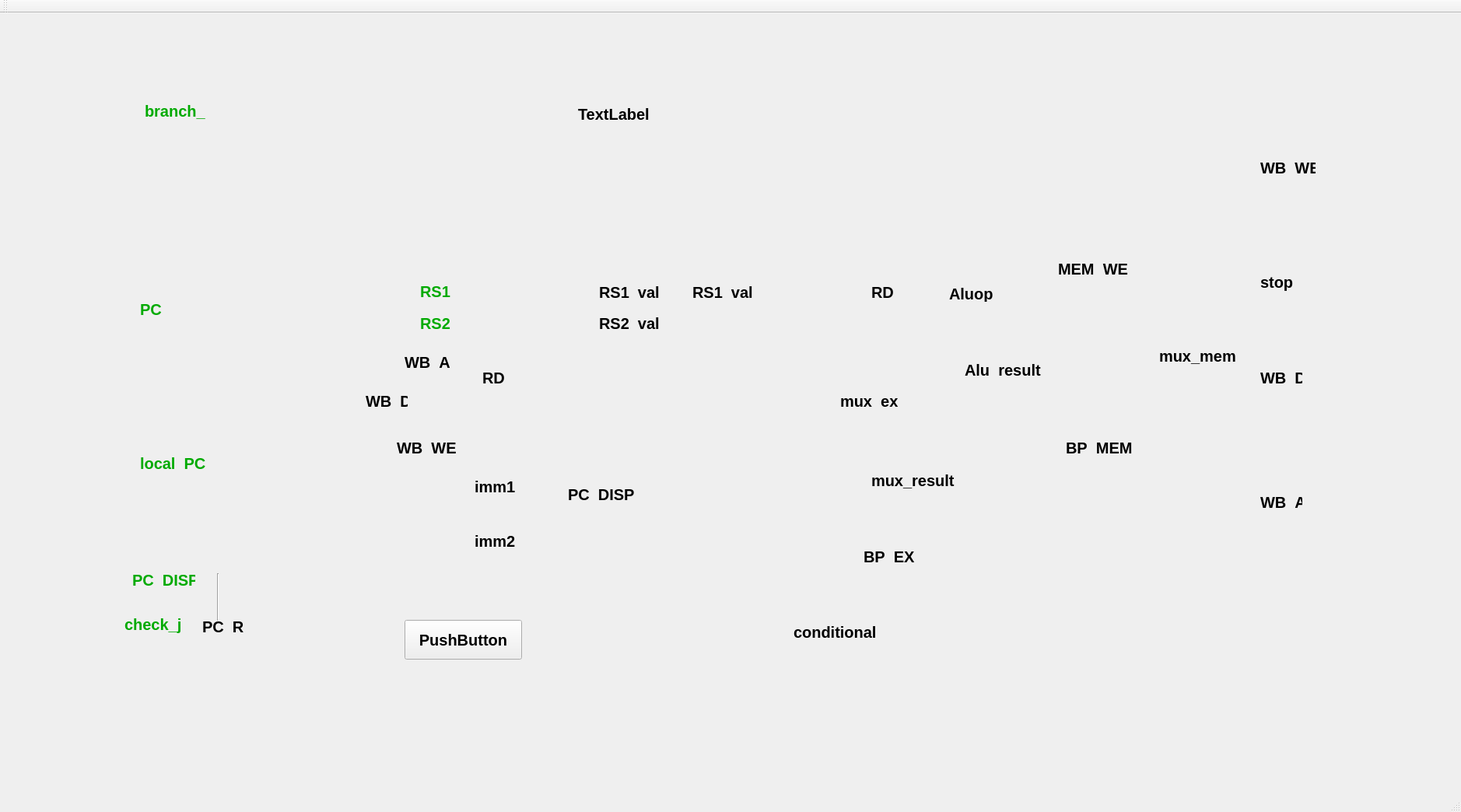
<?xml version="1.0" encoding="UTF-8"?>
<ui version="4.0">
 <class>MainWindow</class>
 <widget class="QMainWindow" name="MainWindow">
  <property name="geometry">
   <rect>
    <x>0</x>
    <y>0</y>
    <width>1878</width>
    <height>1044</height>
   </rect>
  </property>
  <property name="windowTitle">
   <string>MainWindow</string>
  </property>
  <widget class="QWidget" name="centralWidget">
   <widget class="QLabel" name="picture">
    <property name="geometry">
     <rect>
      <x>-20</x>
      <y>0</y>
      <width>1861</width>
      <height>991</height>
     </rect>
    </property>
    <property name="text">
     <string/>
    </property>
    <property name="pixmap">
     <pixmap>Visio-RISC_V_pipeline_2018-2019_page-0001.jpg</pixmap>
    </property>
    <property name="scaledContents">
     <bool>true</bool>
    </property>
    <property name="wordWrap">
     <bool>false</bool>
    </property>
   </widget>
   <widget class="QLabel" name="PC_">
    <property name="geometry">
     <rect>
      <x>180</x>
      <y>370</y>
      <width>81</width>
      <height>21</height>
     </rect>
    </property>
    <property name="palette">
     <palette>
      <active>
       <colorrole role="WindowText">
        <brush brushstyle="SolidPattern">
         <color alpha="255">
          <red>0</red>
          <green>170</green>
          <blue>0</blue>
         </color>
        </brush>
       </colorrole>
       <colorrole role="Highlight">
        <brush brushstyle="SolidPattern">
         <color alpha="255">
          <red>184</red>
          <green>32</green>
          <blue>21</blue>
         </color>
        </brush>
       </colorrole>
      </active>
      <inactive>
       <colorrole role="WindowText">
        <brush brushstyle="SolidPattern">
         <color alpha="255">
          <red>0</red>
          <green>170</green>
          <blue>0</blue>
         </color>
        </brush>
       </colorrole>
       <colorrole role="Highlight">
        <brush brushstyle="SolidPattern">
         <color alpha="255">
          <red>184</red>
          <green>32</green>
          <blue>21</blue>
         </color>
        </brush>
       </colorrole>
      </inactive>
      <disabled>
       <colorrole role="WindowText">
        <brush brushstyle="SolidPattern">
         <color alpha="255">
          <red>157</red>
          <green>157</green>
          <blue>157</blue>
         </color>
        </brush>
       </colorrole>
       <colorrole role="Highlight">
        <brush brushstyle="SolidPattern">
         <color alpha="255">
          <red>184</red>
          <green>184</green>
          <blue>184</blue>
         </color>
        </brush>
       </colorrole>
      </disabled>
     </palette>
    </property>
    <property name="font">
     <font>
      <pointsize>15</pointsize>
      <weight>75</weight>
      <bold>true</bold>
     </font>
    </property>
    <property name="text">
     <string>PC</string>
    </property>
   </widget>
   <widget class="QLabel" name="local_PC_">
    <property name="geometry">
     <rect>
      <x>180</x>
      <y>570</y>
      <width>91</width>
      <height>17</height>
     </rect>
    </property>
    <property name="palette">
     <palette>
      <active>
       <colorrole role="WindowText">
        <brush brushstyle="SolidPattern">
         <color alpha="255">
          <red>0</red>
          <green>170</green>
          <blue>0</blue>
         </color>
        </brush>
       </colorrole>
      </active>
      <inactive>
       <colorrole role="WindowText">
        <brush brushstyle="SolidPattern">
         <color alpha="255">
          <red>0</red>
          <green>170</green>
          <blue>0</blue>
         </color>
        </brush>
       </colorrole>
      </inactive>
      <disabled>
       <colorrole role="WindowText">
        <brush brushstyle="SolidPattern">
         <color alpha="255">
          <red>157</red>
          <green>157</green>
          <blue>157</blue>
         </color>
        </brush>
       </colorrole>
      </disabled>
     </palette>
    </property>
    <property name="font">
     <font>
      <pointsize>15</pointsize>
      <weight>75</weight>
      <bold>true</bold>
     </font>
    </property>
    <property name="text">
     <string>local_PC</string>
    </property>
   </widget>
   <widget class="QLabel" name="PC_DISP_">
    <property name="geometry">
     <rect>
      <x>170</x>
      <y>720</y>
      <width>81</width>
      <height>17</height>
     </rect>
    </property>
    <property name="palette">
     <palette>
      <active>
       <colorrole role="WindowText">
        <brush brushstyle="SolidPattern">
         <color alpha="255">
          <red>0</red>
          <green>170</green>
          <blue>0</blue>
         </color>
        </brush>
       </colorrole>
      </active>
      <inactive>
       <colorrole role="WindowText">
        <brush brushstyle="SolidPattern">
         <color alpha="255">
          <red>0</red>
          <green>170</green>
          <blue>0</blue>
         </color>
        </brush>
       </colorrole>
      </inactive>
      <disabled>
       <colorrole role="WindowText">
        <brush brushstyle="SolidPattern">
         <color alpha="255">
          <red>157</red>
          <green>157</green>
          <blue>157</blue>
         </color>
        </brush>
       </colorrole>
      </disabled>
     </palette>
    </property>
    <property name="font">
     <font>
      <pointsize>15</pointsize>
      <weight>75</weight>
      <bold>true</bold>
     </font>
    </property>
    <property name="text">
     <string>PC_DISP</string>
    </property>
   </widget>
   <widget class="QLabel" name="check_J_">
    <property name="geometry">
     <rect>
      <x>160</x>
      <y>760</y>
      <width>101</width>
      <height>51</height>
     </rect>
    </property>
    <property name="palette">
     <palette>
      <active>
       <colorrole role="WindowText">
        <brush brushstyle="SolidPattern">
         <color alpha="255">
          <red>0</red>
          <green>170</green>
          <blue>0</blue>
         </color>
        </brush>
       </colorrole>
      </active>
      <inactive>
       <colorrole role="WindowText">
        <brush brushstyle="SolidPattern">
         <color alpha="255">
          <red>0</red>
          <green>170</green>
          <blue>0</blue>
         </color>
        </brush>
       </colorrole>
      </inactive>
      <disabled>
       <colorrole role="WindowText">
        <brush brushstyle="SolidPattern">
         <color alpha="255">
          <red>157</red>
          <green>157</green>
          <blue>157</blue>
         </color>
        </brush>
       </colorrole>
      </disabled>
     </palette>
    </property>
    <property name="font">
     <font>
      <pointsize>15</pointsize>
      <weight>75</weight>
      <bold>true</bold>
     </font>
    </property>
    <property name="text">
     <string>check_j</string>
    </property>
   </widget>
   <widget class="QLabel" name="branch_">
    <property name="geometry">
     <rect>
      <x>186</x>
      <y>110</y>
      <width>81</width>
      <height>31</height>
     </rect>
    </property>
    <property name="palette">
     <palette>
      <active>
       <colorrole role="WindowText">
        <brush brushstyle="SolidPattern">
         <color alpha="255">
          <red>0</red>
          <green>170</green>
          <blue>0</blue>
         </color>
        </brush>
       </colorrole>
      </active>
      <inactive>
       <colorrole role="WindowText">
        <brush brushstyle="SolidPattern">
         <color alpha="255">
          <red>0</red>
          <green>170</green>
          <blue>0</blue>
         </color>
        </brush>
       </colorrole>
      </inactive>
      <disabled>
       <colorrole role="WindowText">
        <brush brushstyle="SolidPattern">
         <color alpha="255">
          <red>157</red>
          <green>157</green>
          <blue>157</blue>
         </color>
        </brush>
       </colorrole>
      </disabled>
     </palette>
    </property>
    <property name="font">
     <font>
      <pointsize>15</pointsize>
      <weight>75</weight>
      <bold>true</bold>
     </font>
    </property>
    <property name="text">
     <string>branch_</string>
    </property>
   </widget>
   <widget class="QLabel" name="PC_R_">
    <property name="geometry">
     <rect>
      <x>260</x>
      <y>780</y>
      <width>67</width>
      <height>17</height>
     </rect>
    </property>
    <property name="font">
     <font>
      <pointsize>15</pointsize>
      <weight>75</weight>
      <bold>true</bold>
     </font>
    </property>
    <property name="text">
     <string>PC_R</string>
    </property>
   </widget>
   <widget class="QPushButton" name="my_button">
    <property name="geometry">
     <rect>
      <x>520</x>
      <y>780</y>
      <width>151</width>
      <height>51</height>
     </rect>
    </property>
    <property name="font">
     <font>
      <pointsize>15</pointsize>
      <weight>75</weight>
      <bold>true</bold>
     </font>
    </property>
    <property name="text">
     <string>PushButton</string>
    </property>
   </widget>
   <widget class="QLabel" name="RS1">
    <property name="geometry">
     <rect>
      <x>540</x>
      <y>350</y>
      <width>51</width>
      <height>16</height>
     </rect>
    </property>
    <property name="palette">
     <palette>
      <active>
       <colorrole role="WindowText">
        <brush brushstyle="SolidPattern">
         <color alpha="255">
          <red>0</red>
          <green>170</green>
          <blue>0</blue>
         </color>
        </brush>
       </colorrole>
      </active>
      <inactive>
       <colorrole role="WindowText">
        <brush brushstyle="SolidPattern">
         <color alpha="255">
          <red>0</red>
          <green>170</green>
          <blue>0</blue>
         </color>
        </brush>
       </colorrole>
      </inactive>
      <disabled>
       <colorrole role="WindowText">
        <brush brushstyle="SolidPattern">
         <color alpha="255">
          <red>157</red>
          <green>157</green>
          <blue>157</blue>
         </color>
        </brush>
       </colorrole>
      </disabled>
     </palette>
    </property>
    <property name="font">
     <font>
      <pointsize>15</pointsize>
      <weight>75</weight>
      <bold>true</bold>
     </font>
    </property>
    <property name="text">
     <string>RS1</string>
    </property>
   </widget>
   <widget class="QLabel" name="RS2">
    <property name="geometry">
     <rect>
      <x>540</x>
      <y>390</y>
      <width>54</width>
      <height>17</height>
     </rect>
    </property>
    <property name="palette">
     <palette>
      <active>
       <colorrole role="WindowText">
        <brush brushstyle="SolidPattern">
         <color alpha="255">
          <red>0</red>
          <green>170</green>
          <blue>0</blue>
         </color>
        </brush>
       </colorrole>
      </active>
      <inactive>
       <colorrole role="WindowText">
        <brush brushstyle="SolidPattern">
         <color alpha="255">
          <red>0</red>
          <green>170</green>
          <blue>0</blue>
         </color>
        </brush>
       </colorrole>
      </inactive>
      <disabled>
       <colorrole role="WindowText">
        <brush brushstyle="SolidPattern">
         <color alpha="255">
          <red>157</red>
          <green>157</green>
          <blue>157</blue>
         </color>
        </brush>
       </colorrole>
      </disabled>
     </palette>
    </property>
    <property name="font">
     <font>
      <pointsize>15</pointsize>
      <weight>75</weight>
      <bold>true</bold>
     </font>
    </property>
    <property name="text">
     <string>RS2</string>
    </property>
   </widget>
   <widget class="QLabel" name="WB_A_fetch">
    <property name="geometry">
     <rect>
      <x>520</x>
      <y>440</y>
      <width>71</width>
      <height>17</height>
     </rect>
    </property>
    <property name="font">
     <font>
      <pointsize>15</pointsize>
      <weight>75</weight>
      <bold>true</bold>
     </font>
    </property>
    <property name="text">
     <string>WB_A</string>
    </property>
   </widget>
   <widget class="QLabel" name="WB_D_fetch">
    <property name="geometry">
     <rect>
      <x>470</x>
      <y>490</y>
      <width>54</width>
      <height>17</height>
     </rect>
    </property>
    <property name="font">
     <font>
      <pointsize>15</pointsize>
      <weight>75</weight>
      <bold>true</bold>
     </font>
    </property>
    <property name="text">
     <string>WB_D</string>
    </property>
   </widget>
   <widget class="QLabel" name="WB_WE_fetch">
    <property name="geometry">
     <rect>
      <x>510</x>
      <y>550</y>
      <width>81</width>
      <height>17</height>
     </rect>
    </property>
    <property name="font">
     <font>
      <pointsize>15</pointsize>
      <weight>75</weight>
      <bold>true</bold>
     </font>
    </property>
    <property name="text">
     <string>WB_WE</string>
    </property>
   </widget>
   <widget class="QLabel" name="RS1_val">
    <property name="geometry">
     <rect>
      <x>770</x>
      <y>350</y>
      <width>91</width>
      <height>17</height>
     </rect>
    </property>
    <property name="font">
     <font>
      <pointsize>15</pointsize>
      <weight>75</weight>
      <bold>true</bold>
     </font>
    </property>
    <property name="text">
     <string>RS1_val</string>
    </property>
   </widget>
   <widget class="QLabel" name="RS2_val">
    <property name="geometry">
     <rect>
      <x>770</x>
      <y>390</y>
      <width>81</width>
      <height>17</height>
     </rect>
    </property>
    <property name="font">
     <font>
      <pointsize>15</pointsize>
      <weight>75</weight>
      <bold>true</bold>
     </font>
    </property>
    <property name="text">
     <string>RS2_val</string>
    </property>
   </widget>
   <widget class="QLabel" name="imm1">
    <property name="geometry">
     <rect>
      <x>610</x>
      <y>600</y>
      <width>61</width>
      <height>17</height>
     </rect>
    </property>
    <property name="font">
     <font>
      <pointsize>15</pointsize>
      <weight>75</weight>
      <bold>true</bold>
     </font>
    </property>
    <property name="text">
     <string>imm1</string>
    </property>
   </widget>
   <widget class="QLabel" name="rd">
    <property name="geometry">
     <rect>
      <x>620</x>
      <y>460</y>
      <width>54</width>
      <height>17</height>
     </rect>
    </property>
    <property name="font">
     <font>
      <pointsize>15</pointsize>
      <weight>75</weight>
      <bold>true</bold>
     </font>
    </property>
    <property name="text">
     <string>RD</string>
    </property>
   </widget>
   <widget class="QLabel" name="imm2">
    <property name="geometry">
     <rect>
      <x>610</x>
      <y>670</y>
      <width>61</width>
      <height>17</height>
     </rect>
    </property>
    <property name="font">
     <font>
      <pointsize>15</pointsize>
      <weight>75</weight>
      <bold>true</bold>
     </font>
    </property>
    <property name="text">
     <string>imm2</string>
    </property>
   </widget>
   <widget class="QLabel" name="AluOp">
    <property name="geometry">
     <rect>
      <x>1220</x>
      <y>350</y>
      <width>61</width>
      <height>21</height>
     </rect>
    </property>
    <property name="font">
     <font>
      <pointsize>15</pointsize>
      <weight>75</weight>
      <bold>true</bold>
     </font>
    </property>
    <property name="text">
     <string>Aluop</string>
    </property>
   </widget>
   <widget class="QLabel" name="mux_ex">
    <property name="geometry">
     <rect>
      <x>1080</x>
      <y>490</y>
      <width>91</width>
      <height>17</height>
     </rect>
    </property>
    <property name="font">
     <font>
      <pointsize>15</pointsize>
      <weight>75</weight>
      <bold>true</bold>
     </font>
    </property>
    <property name="text">
     <string>mux_ex</string>
    </property>
   </widget>
   <widget class="QLabel" name="RS1_val_execute">
    <property name="geometry">
     <rect>
      <x>890</x>
      <y>350</y>
      <width>91</width>
      <height>17</height>
     </rect>
    </property>
    <property name="font">
     <font>
      <pointsize>15</pointsize>
      <weight>75</weight>
      <bold>true</bold>
     </font>
    </property>
    <property name="text">
     <string>RS1_val</string>
    </property>
   </widget>
   <widget class="QLabel" name="ALU_resultl">
    <property name="geometry">
     <rect>
      <x>1240</x>
      <y>450</y>
      <width>111</width>
      <height>17</height>
     </rect>
    </property>
    <property name="font">
     <font>
      <pointsize>15</pointsize>
      <weight>75</weight>
      <bold>true</bold>
     </font>
    </property>
    <property name="text">
     <string>Alu_result</string>
    </property>
   </widget>
   <widget class="QLabel" name="conditionall">
    <property name="geometry">
     <rect>
      <x>1020</x>
      <y>780</y>
      <width>131</width>
      <height>31</height>
     </rect>
    </property>
    <property name="font">
     <font>
      <pointsize>15</pointsize>
      <weight>75</weight>
      <bold>true</bold>
     </font>
    </property>
    <property name="text">
     <string>conditional</string>
    </property>
   </widget>
   <widget class="QLabel" name="stop">
    <property name="geometry">
     <rect>
      <x>1620</x>
      <y>330</y>
      <width>61</width>
      <height>31</height>
     </rect>
    </property>
    <property name="font">
     <font>
      <pointsize>15</pointsize>
      <weight>75</weight>
      <bold>true</bold>
     </font>
    </property>
    <property name="text">
     <string>stop</string>
    </property>
   </widget>
   <widget class="QLabel" name="mux_mem">
    <property name="geometry">
     <rect>
      <x>1490</x>
      <y>430</y>
      <width>101</width>
      <height>21</height>
     </rect>
    </property>
    <property name="font">
     <font>
      <pointsize>15</pointsize>
      <weight>75</weight>
      <bold>true</bold>
     </font>
    </property>
    <property name="text">
     <string>mux_mem</string>
    </property>
   </widget>
   <widget class="QLabel" name="RD">
    <property name="geometry">
     <rect>
      <x>1120</x>
      <y>350</y>
      <width>54</width>
      <height>17</height>
     </rect>
    </property>
    <property name="font">
     <font>
      <pointsize>15</pointsize>
      <weight>75</weight>
      <bold>true</bold>
     </font>
    </property>
    <property name="text">
     <string>RD</string>
    </property>
   </widget>
   <widget class="QLabel" name="mux_result">
    <property name="geometry">
     <rect>
      <x>1120</x>
      <y>590</y>
      <width>121</width>
      <height>21</height>
     </rect>
    </property>
    <property name="font">
     <font>
      <pointsize>15</pointsize>
      <weight>75</weight>
      <bold>true</bold>
     </font>
    </property>
    <property name="text">
     <string>mux_result</string>
    </property>
   </widget>
   <widget class="QLabel" name="MEM_WE">
    <property name="geometry">
     <rect>
      <x>1360</x>
      <y>320</y>
      <width>101</width>
      <height>17</height>
     </rect>
    </property>
    <property name="font">
     <font>
      <pointsize>15</pointsize>
      <weight>75</weight>
      <bold>true</bold>
     </font>
    </property>
    <property name="text">
     <string>MEM_WE</string>
    </property>
   </widget>
   <widget class="QLabel" name="WB_WE">
    <property name="geometry">
     <rect>
      <x>1620</x>
      <y>190</y>
      <width>71</width>
      <height>17</height>
     </rect>
    </property>
    <property name="font">
     <font>
      <pointsize>15</pointsize>
      <weight>75</weight>
      <bold>true</bold>
     </font>
    </property>
    <property name="text">
     <string>WB_WE</string>
    </property>
   </widget>
   <widget class="QLabel" name="WB_D">
    <property name="geometry">
     <rect>
      <x>1620</x>
      <y>460</y>
      <width>54</width>
      <height>17</height>
     </rect>
    </property>
    <property name="font">
     <font>
      <pointsize>15</pointsize>
      <weight>75</weight>
      <bold>true</bold>
     </font>
    </property>
    <property name="text">
     <string>WB_D</string>
    </property>
   </widget>
   <widget class="QLabel" name="BP_MEM">
    <property name="geometry">
     <rect>
      <x>1370</x>
      <y>550</y>
      <width>91</width>
      <height>17</height>
     </rect>
    </property>
    <property name="font">
     <font>
      <pointsize>15</pointsize>
      <weight>75</weight>
      <bold>true</bold>
     </font>
    </property>
    <property name="text">
     <string>BP_MEM</string>
    </property>
   </widget>
   <widget class="QLabel" name="WB_A">
    <property name="geometry">
     <rect>
      <x>1620</x>
      <y>620</y>
      <width>54</width>
      <height>17</height>
     </rect>
    </property>
    <property name="font">
     <font>
      <pointsize>15</pointsize>
      <weight>75</weight>
      <bold>true</bold>
     </font>
    </property>
    <property name="text">
     <string>WB_A</string>
    </property>
   </widget>
   <widget class="QLabel" name="BP_EX">
    <property name="geometry">
     <rect>
      <x>1110</x>
      <y>690</y>
      <width>71</width>
      <height>17</height>
     </rect>
    </property>
    <property name="font">
     <font>
      <pointsize>15</pointsize>
      <weight>75</weight>
      <bold>true</bold>
     </font>
    </property>
    <property name="text">
     <string>BP_EX</string>
    </property>
   </widget>
   <widget class="QLabel" name="PC_DISP_execute">
    <property name="geometry">
     <rect>
      <x>730</x>
      <y>610</y>
      <width>91</width>
      <height>17</height>
     </rect>
    </property>
    <property name="font">
     <font>
      <pointsize>15</pointsize>
      <weight>75</weight>
      <bold>true</bold>
     </font>
    </property>
    <property name="text">
     <string>PC_DISP</string>
    </property>
   </widget>
   <widget class="Line" name="line">
    <property name="geometry">
     <rect>
      <x>270</x>
      <y>720</y>
      <width>20</width>
      <height>61</height>
     </rect>
    </property>
    <property name="orientation">
     <enum>Qt::Vertical</enum>
    </property>
   </widget>
   <widget class="QLabel" name="i">
    <property name="geometry">
     <rect>
      <x>743</x>
      <y>120</y>
      <width>111</width>
      <height>20</height>
     </rect>
    </property>
    <property name="font">
     <font>
      <pointsize>15</pointsize>
      <weight>75</weight>
      <bold>true</bold>
     </font>
    </property>
    <property name="text">
     <string>TextLabel</string>
    </property>
   </widget>
  </widget>
  <widget class="QMenuBar" name="menuBar">
   <property name="geometry">
    <rect>
     <x>0</x>
     <y>0</y>
     <width>1878</width>
     <height>23</height>
    </rect>
   </property>
  </widget>
  <widget class="QToolBar" name="mainToolBar">
   <attribute name="toolBarArea">
    <enum>TopToolBarArea</enum>
   </attribute>
   <attribute name="toolBarBreak">
    <bool>false</bool>
   </attribute>
  </widget>
  <widget class="QStatusBar" name="statusBar"/>
 </widget>
 <layoutdefault spacing="6" margin="11"/>
 <resources/>
 <connections/>
</ui>
